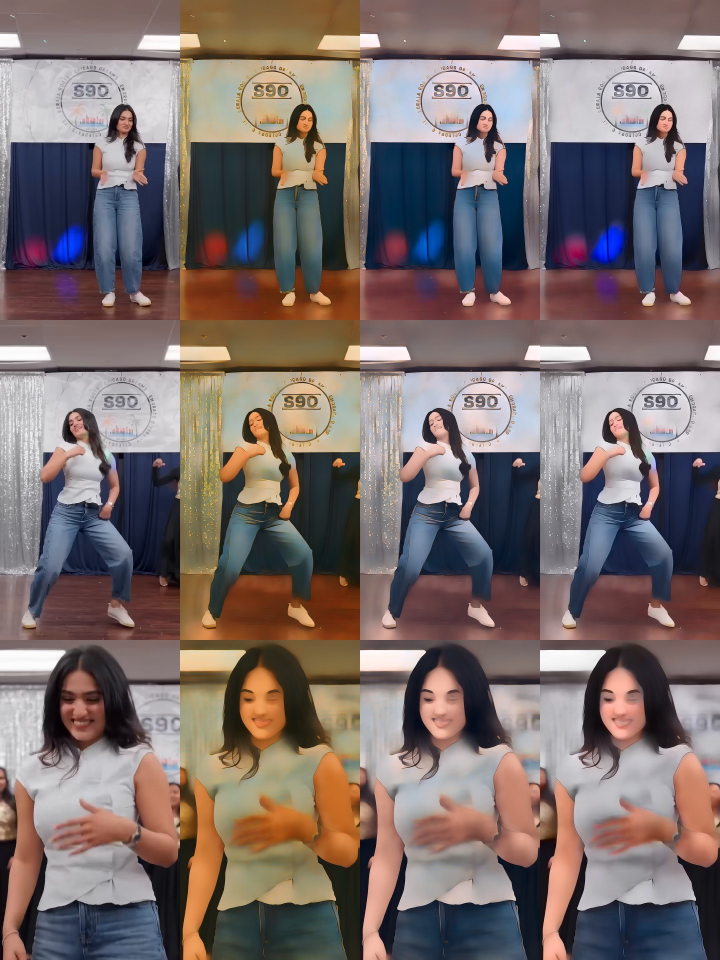
#> input picture anime/look/model_raw_vs_graded.jpg, 1440 x 1920 px (shown at 1/2 size)
$ python palette.py ../../anime/look/model_raw_vs_graded.jpg --out out.png
#> lines starting #> are read from the running program, lines starting #| are printed output that depends on the picture
#!/usr/bin/env python3
"""Pull the colour palette out of a video or a set of images.

    python3 palette.py VIDEO_OR_IMAGES... --out DIR

Writes DIR/palette.json and DIR/palette.png. Reports the main colours by share
of the picture, the ink (the darkest colour), and the accent: the small amount of strong colour that a
by-share palette would miss (the one red mark on an ink drawing).
"""
import argparse
import colorsys
import json
import subprocess
import sys
from pathlib import Path

import numpy as np
from PIL import Image, ImageDraw, ImageFont

VIDEO_EXT = {".mp4", ".mov", ".mkv", ".webm", ".m4v", ".avi"}


def pixels_from(path):
#> called with path = '../../anime/look/model_raw_vs_graded.jpg'
    path = Path(path)
    if path.suffix.lower() in VIDEO_EXT:
        raw = subprocess.run(["ffmpeg", "-v", "error", "-i", str(path), "-an",
                              "-vf", "fps=2,scale=270:-2:flags=neighbor,format=rgb24",
                              "-f", "rawvideo", "-"], capture_output=True).stdout
        return np.frombuffer(raw, np.uint8).reshape(-1, 3)
    # nearest-neighbour, so small marks keep their true colour instead of blending into the ground
    im = Image.open(path).convert("RGB")
#> im is the input picture: PIL image 1440x1920 RGB; mean R, G, B 123.3, 109.7, 107.7
    k = max(1, max(im.size) // 480)
#> k = 4
    return np.asarray(im)[::k, ::k].reshape(-1, 3)


def kmeans(x, k, seed=0, rounds=25):
#> called with x = array of shape (60000, 3), k = 6, seed = 0, rounds = 25
    rng = np.random.default_rng(seed)
    cent = x[rng.choice(len(x), k, replace=False)].astype(np.float32)
#> cent = [[98, 62, 62], [243, 212, 166], [56, 81, 112], [112, 93, 95], [175, 169, 169], [35, 20, 25]]
    for _ in range(rounds):
        dist = ((x[:, None, :] - cent[None, :, :]) ** 2).sum(axis=2)
        lab = dist.argmin(axis=1)
        new = np.array([x[lab == j].mean(axis=0) if (lab == j).any() else cent[j] for j in range(k)])
        if np.allclose(new, cent, atol=0.5):
            break
        cent = new
    return cent, lab


def hexc(rgb):
    return "#%02x%02x%02x" % tuple(int(round(float(c))) for c in rgb)


def main():
    ap = argparse.ArgumentParser(description=__doc__, formatter_class=argparse.RawDescriptionHelpFormatter)
    ap.add_argument("inputs", nargs="+")
    ap.add_argument("--out", required=True)
    ap.add_argument("-k", type=int, default=6)
    args = ap.parse_args()
    out = Path(args.out)
    out.mkdir(parents=True, exist_ok=True)

    px = np.concatenate([pixels_from(p) for p in args.inputs]).astype(np.float32)
    if len(px) < 100:
        sys.exit("no pixels read")
    rng = np.random.default_rng(0)
    sample = px[rng.choice(len(px), 60000, replace=False)] if len(px) > 60000 else px

    cent, lab = kmeans(sample, args.k)
#> cent = [[111.1, 67.65, 51.21], [206.1, 201.5, 205.2], [62.4, 76.35, 104.1], [137.3, 114.1, 104], [183.1, 161.6, 146.4], [30.36, 34.77, 47.07]]
    share = np.bincount(lab, minlength=args.k) / len(sample)
#> share = [0.143, 0.174, 0.0643, 0.214, 0.172, 0.232]
    order = np.argsort(-share)
#> order = [5, 3, 1, 4, 0, 2]
    colours = [{"hex": hexc(cent[j]), "share": round(float(share[j]), 4)} for j in order if share[j] > 0]
#> colours = 6 items

    # the accent is looked for in every pixel: a sample would miss a small mark
    mx, mn = px.max(axis=1), px.min(axis=1)
    sat = np.where(mx > 0, (mx - mn) / np.maximum(mx, 1), 0)
    val = mx / 255.0
    strong = (sat > 0.55) & (val > 0.35)
    accent = None
    if strong.mean() > 0.00005:                     # a caption bullet is about 0.02% of a frame
        sp = px[strong]
        sp = sp[rng.choice(len(sp), 4000, replace=False)] if len(sp) > 4000 else sp
        hues = np.array([colorsys.rgb_to_hsv(*(p / 255.0))[0] for p in sp])
#> hues = 4000 values, max 0.995 at index 3257, min 0 at index 3935, mean 0.147
        ang = hues * 2 * np.pi
#> ang = 4000 values, max 6.25 at index 3257, min 0 at index 3935, mean 0.922
        mean_h = (np.arctan2(np.sin(ang).mean(), np.cos(ang).mean()) / (2 * np.pi)) % 1.0
#> mean_h = 0.0616
        near = np.abs(((hues - mean_h + 0.5) % 1.0) - 0.5) < 0.08
        base = sp[near] if near.any() else sp
        accent = {"hex": hexc(np.median(base, axis=0)), "share": round(float(strong.mean()), 5),
                  "hue_deg": round(float(mean_h * 360), 1),
                  "single_hue": bool(near.mean() > 0.8)}
#> accent = {'hex': '#845a2c', 'share': 0.0845, 'hue_deg': 22.2, 'single_hue': True}

    lum = 0.2126 * px[:, 0] + 0.7152 * px[:, 1] + 0.0722 * px[:, 2]
    darkest = px[lum <= np.percentile(lum, 0.5)]
#> darkest = 882 rows, first 8: [35, 6, 0], [24, 8, 19], [38, 4, 2], [15, 8, 16], [13, 10, 17], [14, 7, 15], [13, 11, 16], [16, 6, 14]
    result = {
        "inputs": [str(p) for p in args.inputs],
        "colours": colours,
        "ground": colours[0]["hex"],
        "ink": hexc(np.median(darkest, axis=0)),          # the darkest half percent of the picture
        "accent": accent,
        "luminance_mean": round(float(lum.mean()) / 255, 3),
        "saturation_mean": round(float(sat.mean()), 3),
        "dark_share": round(float((lum < 64).mean()), 4),
        "colourfulness": "monochrome with one accent" if sat.mean() < 0.2 and accent and accent["single_hue"]
        else "monochrome" if sat.mean() < 0.2 else "muted" if sat.mean() < 0.4 else "saturated",
    }
    (out / "palette.json").write_text(json.dumps(result, indent=1))

    sw, h = 150, 150
    row = colours + ([{"hex": accent["hex"], "share": accent["share"], "accent": True}] if accent else [])
#> row = 7 items
    im = Image.new("RGB", (sw * len(row), h + 44), (24, 24, 24))
#> im: PIL image 1050x194 RGB; every value is 24
    dr = ImageDraw.Draw(im)
    try:
        f = ImageFont.truetype("/usr/share/fonts/truetype/dejavu/DejaVuSans.ttf", 14)
    except OSError:
        f = ImageFont.load_default()
    for i, c in enumerate(row):
        dr.rectangle([i * sw, 0, (i + 1) * sw - 1, h], fill=c["hex"])
        dr.text((i * sw + 6, h + 4), c["hex"], fill=(235, 235, 235), font=f)
        dr.text((i * sw + 6, h + 23), ("accent " if c.get("accent") else "") + f"{c['share']:.1%}",
                fill=(170, 170, 170), font=f)
#> this loop made 7 passes
#> c on passes 1 to 7: {'hex': '#1e232f', 'share': 0.232}, {'hex': '#897268', 'share': 0.214}, {'hex': '#cecacd', 'share': 0.174}, {'hex': '#b7a292', 'share': 0.172}, {'hex': '#6f4433', 'share': 0.143}, {'hex': '#3e4c68', 'share': 0.0643}, {'hex': '#845a2c', 'share': 0.0845, 'accent': True}
    im.save(out / "palette.png")
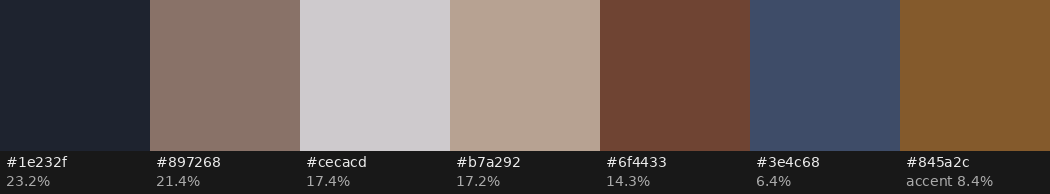
#> saved as palette.png: PIL image 1050x194 RGB; mean R, G, B 103, 90.4, 85.3

    print(f"ground {result['ground']}, ink {result['ink']}, {result['colourfulness']}, "
          f"accent {accent['hex'] if accent else 'none'}")
#| ground #1e232f, ink #0c080e, muted, accent #845a2c
    print("  " + "  ".join(f"{c['hex']} {c['share']:.0%}" for c in colours))
#|   #1e232f 23%  #897268 21%  #cecacd 17%  #b7a292 17%  #6f4433 14%  #3e4c68 6%
    print(f"wrote {out / 'palette.json'} and {out / 'palette.png'}")


if __name__ == "__main__":
    main()

$ run again, on anime/look/deflicker_fast_motion.jpg
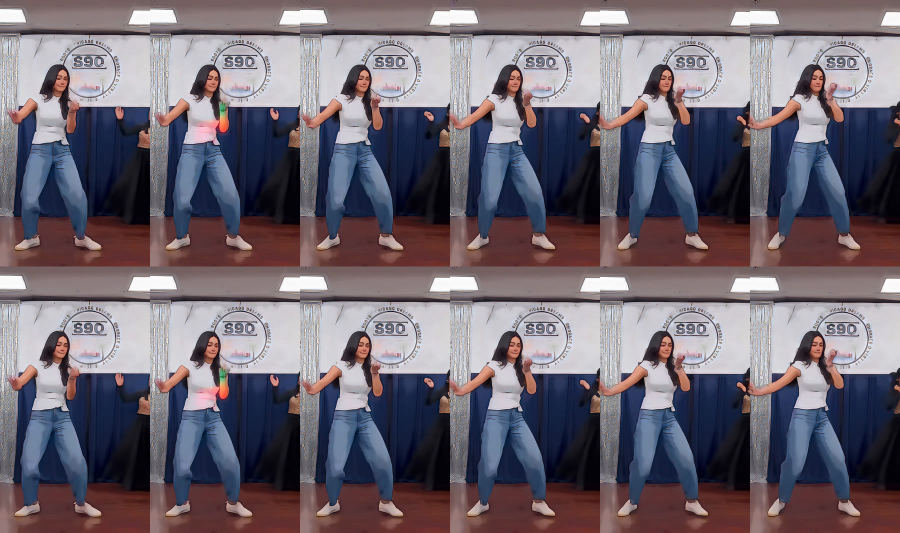
#> input picture anime/look/deflicker_fast_motion.jpg, 1800 x 1066 px (shown at 1/2 size)
#> in pixels_from, im is the input picture: PIL image 1800x1066 RGB; mean R, G, B 110.8, 102.6, 112.9
#> in kmeans, `cent = x[rng.choice(len(x), k, replace=False)].astype(np.float32)`: cent = [[170, 166, 167], [217, 213, 214], [137, 110, 117], [198, 180, 176], [193, 194, 199], [23, 32, 71]]
#> in main, `cent, lab = kmeans(sample, args.k)`: cent = [[136.2, 126.3, 132.5], [243.9, 243.2, 244.9], [102.4, 92.24, 100.8], [182.1, 169.4, 171.3], [207, 204.6, 211.3], [44.03, 35.17, 50.87]]
#> share = [0.149, 0.0185, 0.142, 0.074, 0.19, 0.426]
#> order = [5, 4, 0, 2, 3, 1]
#> colours = 6 items
#> hues = 4000 values, max 0.999 at index 2938, min 0 at index 269, mean 0.226
#> ang = 4000 values, max 6.28 at index 2938, min 0 at index 269, mean 1.42
#> mean_h = 0.948
#> base = 2423 rows, first 8: [101, 43, 41], [102, 46, 45], [95, 44, 41], [103, 47, 46], [117, 50, 44], [103, 47, 46], [94, 45, 41], [112, 51, 46]
#> accent = {'hex': '#642f2a', 'share': 0.0415, 'hue_deg': 341.1, 'single_hue': False}
#> darkest = 1070 rows, first 8: [4, 0, 0], [9, 0, 3], [2, 1, 7], [1, 0, 5], [2, 1, 7], [1, 0, 7], [1, 0, 6], [1, 0, 6]
#> row = 7 items
#> im: PIL image 1050x194 RGB; every value is 24
#> the loop in main, `for i, c in enumerate(row):` made 7 passes
#> c on passes 1 to 7: {'hex': '#2c2333', 'share': 0.426}, {'hex': '#cfcdd3', 'share': 0.19}, {'hex': '#887e84', 'share': 0.149}, {'hex': '#665c65', 'share': 0.142}, {'hex': '#b6a9ab', 'share': 0.074}, {'hex': '#f4f3f5', 'share': 0.0185}, {'hex': '#642f2a', 'share': 0.0415, 'accent': True}
#> in main, `im.save(out / "palette.png")`:
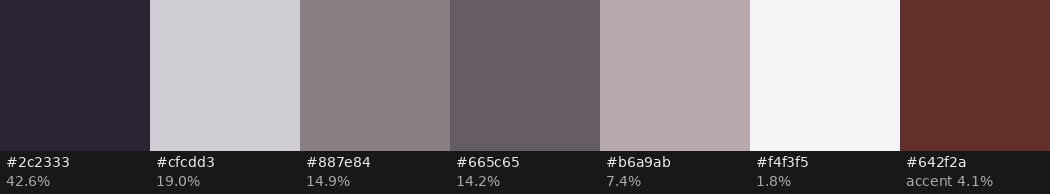
#> saved as palette.png: PIL image 1050x194 RGB; mean R, G, B 120.2, 109.3, 113.3
#| ground #2c2333, ink #020107, muted, accent #642f2a
#|   #2c2333 43%  #cfcdd3 19%  #887e84 15%  #665c65 14%  #b6a9ab 7%  #f4f3f5 2%

$ run again, on anime/look/model_shootout.jpg
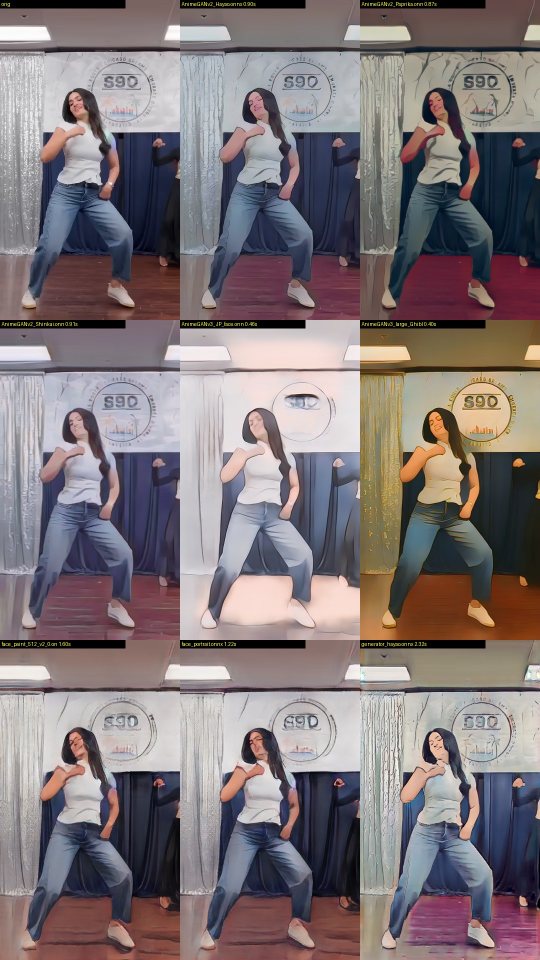
#> input picture anime/look/model_shootout.jpg, 1080 x 1920 px (shown at 1/2 size)
#> in pixels_from, im is the input picture: PIL image 1080x1920 RGB; mean R, G, B 128.3, 117.9, 120.4
#> in kmeans, `cent = x[rng.choice(len(x), k, replace=False)].astype(np.float32)`: cent = [[121, 134, 166], [110, 88, 51], [120, 131, 151], [49, 43, 77], [45, 43, 64], [60, 48, 52]]
#> in main, `cent, lab = kmeans(sample, args.k)`: cent = [[212.3, 205.4, 205.3], [131.2, 120.8, 121.3], [173.7, 166.5, 162.3], [56.68, 59.09, 79.34], [23.74, 26, 35.64], [108.9, 68.15, 64]]
#> share = [0.202, 0.213, 0.173, 0.128, 0.132, 0.152]
#> order = [1, 0, 2, 5, 4, 3]
#> colours = 6 items
#> hues = 4000 values, max 0.998 at index 1947, min 0 at index 731, mean 0.382
#> ang = 4000 values, max 6.27 at index 1947, min 0 at index 731, mean 2.4
#> mean_h = 0.0271
#> accent = {'hex': '#71342c', 'share': 0.0425, 'hue_deg': 9.8, 'single_hue': False}
#> darkest = 806 rows, first 8: [0, 0, 0], [0, 0, 0], [0, 0, 0], [0, 0, 0], [0, 0, 0], [0, 0, 0], [0, 0, 0], [0, 0, 0]
#> row = 7 items
#> im: PIL image 1050x194 RGB; every value is 24
#> the loop in main, `for i, c in enumerate(row):` made 7 passes
#> c on passes 1 to 7: {'hex': '#837979', 'share': 0.213}, {'hex': '#d4cdcd', 'share': 0.202}, {'hex': '#aea6a2', 'share': 0.173}, {'hex': '#6d4440', 'share': 0.152}, {'hex': '#181a24', 'share': 0.132}, {'hex': '#393b4f', 'share': 0.128}, {'hex': '#71342c', 'share': 0.0425, 'accent': True}
#> in main, `im.save(out / "palette.png")`:
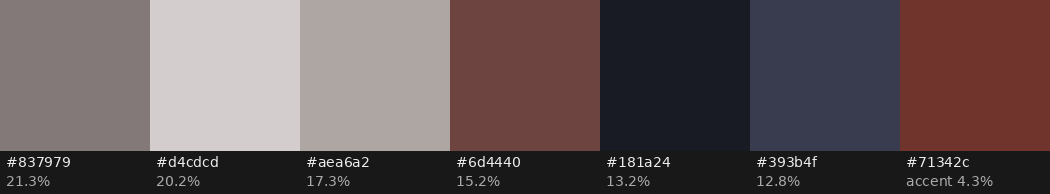
#> saved as palette.png: PIL image 1050x194 RGB; mean R, G, B 98.5, 84.8, 86.4
#| ground #837979, ink #000000, muted, accent #71342c
#|   #837979 21%  #d4cdcd 20%  #aea6a2 17%  #6d4440 15%  #181a24 13%  #393b4f 13%
